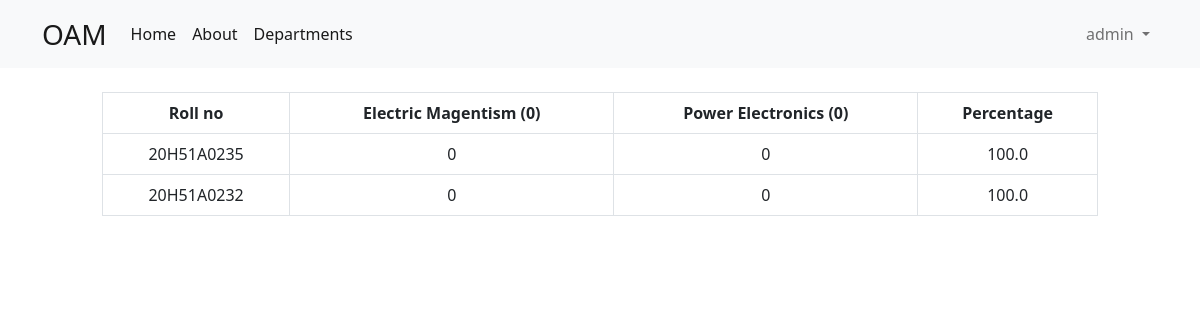
Page /show_report/EEE-A (signed in) on the committed database.
### core/models.py (models this page shows, shortened)
class User(AbstractUser):
    user_type        = models.CharField(
                    max_length = 10,
                    choices = user_types,
                    default='student',
                    null = False,
                )
    gender      = models.CharField(
                    max_length=50,
                    choices=sex_choice,
                    default='Male'
                )
    dob         = models.DateField(
                    _("date of birth"),
                    default=date.today,
                    null = True,
                    blank = True,
                    help_text="Please use the following format: <em>YYYY-MM-DD</em>."
                )
    date_joined = models.DateTimeField(_("date joined"), default=timezone.now)
    class Meta:
        ordering    = [
                        'first_name',
                        'last_name',
                        'dob',
                        'email',
                        'gender'
                    ]

### att/models.py (models this page shows, shortened)
class Student(models.Model):
    user    = models.OneToOneField(
                User,
                on_delete=models.CASCADE,
                primary_key = True,
            )
    roll_no = models.CharField(_("Roll no"), max_length = 10, editable = True)
    primary_mobile  = models.CharField(
                _("Student Mobile no."),
                max_length = 13,
                null = True,
                blank = True
            )
    secondary_mobile  = models.CharField(
                _("Student Secondary Mobile no."),
                max_length = 13,
                null = True,
                blank = True,
            )
    father_name = models.CharField(
                _("Father Name"),
                max_length = 50,
                null = True,
                blank = True
            )
    mother_name = models.CharField(
                _("Mother Name"),
                max_length = 50,
                null = True,
                blank = True
            )
    father_mobile = models.CharField(
                _("Father Mobile"),
                max_length = 50,
                null = True,
                blank = True,
            )
    mother_mobile = models.CharField(
                _("Mother Mobile"),
                max_length = 50,
                null = True,
                blank = True
            )
    branch  = models.ForeignKey(
                Department,
                on_delete = models.CASCADE,
                verbose_name = "belongs to department",
            )
    year    = models.ForeignKey(Batch, on_delete=models.CASCADE)
    class Meta:
        verbose_name_plural = 'students'

### att/views.py (the view)
@login_required
@faculty_login_required
def show_report(request, section_name):
    section     = Section.objects.get(name = section_name)
    students    = section.students.all()
    subjects    = section.subjects.all()
    total_classes = {
        subject.name : get_classes_count(section, subject, students.first()) for subject in subjects
    }
    header = ["Roll no"] + [f"{name} ({count})" for name, count in
    total_classes.items()] + ["Percentage"]
    data = []
    for student in students:
        row = [student.roll_no]
        per = 0
        for subject in subjects:
            present_count = get_present_classes_count(section, subject, student)
            row.append(present_count)
            per += 1 if total_classes[subject.name] == 0 else present_count / total_classes[subject.name]
        row.append(round(per * 100 / len(total_classes), 2))
        data.append(row)
    return render(request, 'table.html', {
        'headers' : header,
        'data' : data,
    })

### att/views.py (called while the page is built)
def get_classes_count(section, subject, student):
    return Attendance.objects.filter(
                    section = section,
                    subject = subject,
                    student = student,
                ).count()

def get_present_classes_count(section, subject, student):
    return Attendance.objects.filter(
                    section = section,
                    subject = subject,
                    student = student,
                    student_status = "Present",
                ).count()

### templates/table.html (shortened to what this page needs)
{% extends 'base.html' %}
{% block body %}
<div class="row justify-content-center">
    <div class="col-10">
        <div class="flex flex-col">
            <table class="min-w-full border text-center table table-hover table-bordered">
                <thead class="border-b">
                    <tr>
                        {% for header in headers %}
                            <th scope="col">{{ header }}</th>
                        {% endfor %}
                    </tr>
                </thead>
                <tbody>
                    {% for row in data %}
                        <tr class="border-b">
                            {% for col in row %}
                                <td>{{ col }}</td>
                            {% endfor %}
                        </tr>
                    {% endfor %}
                </tbody>
            </table>
        </div>
    </div>
</div>
{% endblock body %}

### templates/nav.html (shortened to what this page needs)
<nav class="navbar navbar-expand-lg bg-light mb-4">
    <div class="container   ">
      <a class="navbar-brand fs-3" href="{% url 'home' %}">OAM</a>
      <div class="collapse navbar-collapse" id="navbarSupportedContent">
        <ul class="navbar-nav me-auto mb-2 mb-lg-0">
          <li class="nav-item">
            <a class="nav-link active" aria-current="page" href="{% url 'home' %}">Home</a>
          </li>
          <li class="nav-item">
            <a class="nav-link active" aria-current="page" href="{% url 'about' %}">About</a>
          </li>
          {% if user.is_authenticated and user.user_type != 'student' %}
          <li class="nav-item">
            <a class="nav-link active" aria-current="page" href="{% url 'departments' %}">Departments</a>
          </li>
          {% endif %}
        </ul>
				{% if user.is_authenticated %}
					<ul class="navbar-nav mr-0 mb-2 mb-lg-0">
						<li class="nav-item dropdown">
							<a class="nav-link dropdown-toggle" href="#" role="button" data-bs-toggle="dropdown" aria-expanded="false">
								{{ user.username }}
							</a>
						</li>
					</ul>
        {% else %}
					<div class="form-inline my-2 my-lg-0">
						<a href="{% url 'login' %}" class="btn btn-outline-success">Login</a>
						<a href="{% url 'signup' %}" class="btn btn-primary ml-3">Signup</a>
					</div>
				{% endif %}
      </div>
    </div>
  </nav>

### rows in the picture
User: username "admin"
Student: row "20H51A0235"
Student: row "20H51A0232"

### other values in the picture
{{ header }} "Roll no" "Electric Magentism (0)" "Power Electronics (0)" "Percentage"
{{ col }} "0" "0" "100.0" "0" "0" "100.0"
